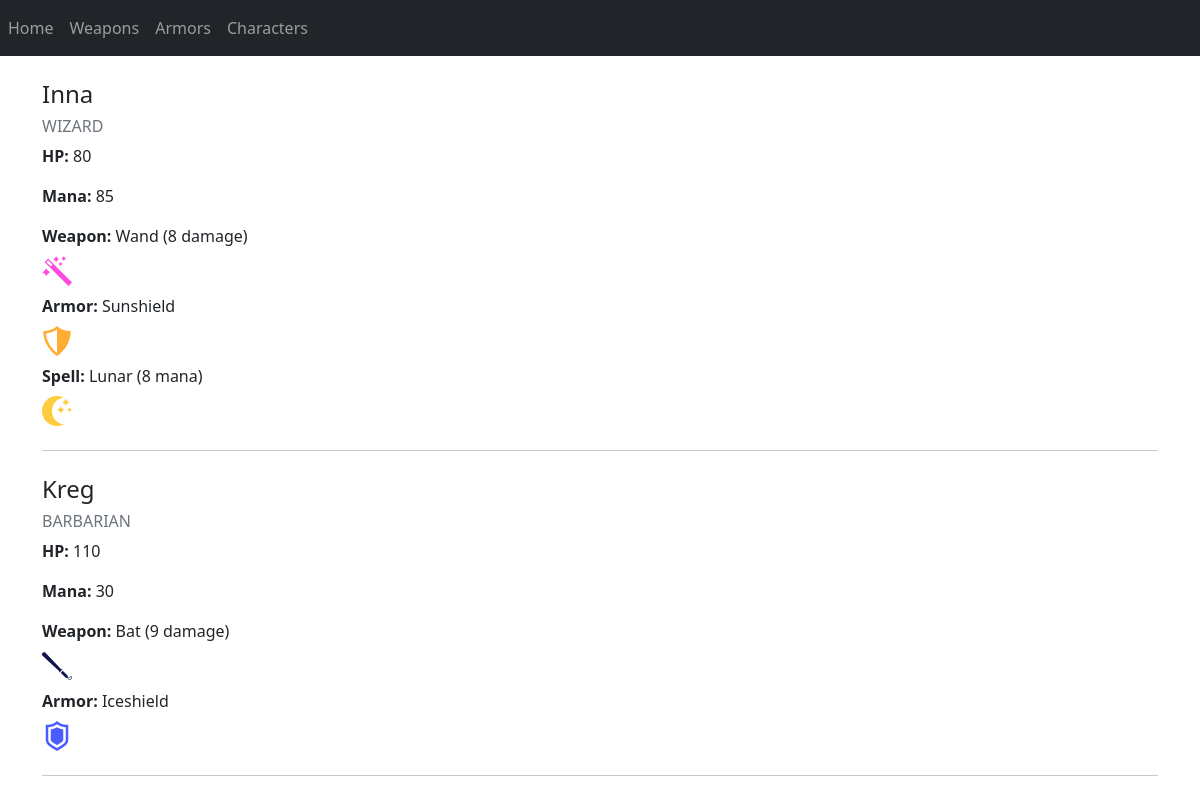
Screenshot of /game/ with the database file from the repository.
### game/models.py (models this page shows, shortened)
class Character(models.Model):
    name = models.CharField(max_length=200)
    hp = models.IntegerField()
    mana = models.IntegerField()
    type_character = models.ForeignKey(TypeCharacter, on_delete=models.CASCADE, default=1)
    weapon = models.ForeignKey(Weapon, on_delete=models.SET_NULL, null=True)
    armor = models.ForeignKey(Armor, on_delete=models.SET_NULL, null=True)
    spell = models.ForeignKey(Spell, on_delete=models.SET_NULL, blank=True, null=True)

class TypeCharacter(models.Model):
    name = models.CharField(max_length=200)
    description = models.TextField()
    icon_path = models.CharField(max_length=255)

class Weapon(models.Model):
    name = models.CharField(max_length=200)
    damage = models.IntegerField()
    icon_path = models.CharField(max_length=255)

class Armor(models.Model):
    name = models.CharField(max_length=200)
    defense = models.IntegerField()
    icon_path = models.CharField(max_length=255)

class Spell(models.Model):
    name = models.CharField(max_length=200)
    mana = models.IntegerField()
    damage = models.IntegerField()
    icon_path = models.CharField(max_length=255)

### game/views.py (the view)
# urls.py: path('', views.index, name='index'),
def index(request):
    characters = Character.objects.all()
    return render(request, 'index.html', {'characters': characters})

### game/templates/index.html
{% include 'layout/header.html' %}
<body>
    {% load static %}
    {% include 'layout/navbar.html' %}
    <div class="container">
        {% for character in characters %}
        <div class="my-4">
            <h4>{{character.name}}</h4>
            <h6 class="text-secondary">{{character.type_character.name|upper}}</h6>
            <p><strong>HP:</strong> {{character.hp}}</p>
            <p><strong>Mana:</strong> {{character.mana}}</p>
            <div class="my-2">
                <p class="mb-2"><strong>Weapon:</strong> {{character.weapon.name}} ({{character.weapon.damage}} damage)</p>
                <img src="{% static 'game/weapons/' %}{{character.weapon.icon_path}}" width="30" height="30">
            </div>
            <div class="my-2">
                <p class="mb-2"><strong>Armor:</strong> {{character.armor.name}}</p>
                <img src="{% static 'game/armors/' %}{{character.armor.icon_path}}" width="30" height="30">
            </div>
            {% if character.spell %}
            <div class="my-2">
                <p class="mb-2"><strong>Spell:</strong> {{character.spell.name}} ({{character.spell.mana}} mana)</p>
                <img src="{% static 'game/spells/' %}{{character.spell.icon_path}}" width="30" height="30">
            </div>
            {% endif %}
        </div>
        <hr/>
        {% endfor %}
    </div>
</body>
</html>

### game/templates/layout/header.html (shortened to what this page needs)
<!DOCTYPE html>
<html lang="en">
<head>
    <link rel="stylesheet" href="https://cdn.jsdelivr.net/npm/bootstrap@5.1.3/dist/css/bootstrap.min.css">
</head>

### game/templates/layout/navbar.html
<nav class="navbar navbar-expand-sm navbar-dark bg-dark">
    <ul class="navbar-nav">
        <li class="nav-item active">
            <a class="nav-link" href="{% url 'game:index' %}">Home</a>
        </li>
        <li class="nav-item">
            <a class="nav-link" href="{% url 'game:weapons-index' %}">Weapons</a>
        </li>
        <li class="nav-item">
            <a class="nav-link" href="{% url 'game:armors-index' %}">Armors</a>
        </li>
        <li class="nav-item">
            <a class="nav-link" href="{% url 'game:characters-index' %}">Characters</a>
        </li>
    </ul>
</nav>

### rows the page displays
Character: name "Inna", type_character.name "WIZARD", hp "80", mana "85", weapon.name "Wand", weapon.damage "8", weapon.icon_path (picture), armor.name "Sunshield", armor.icon_path (picture), spell.name "Lunar", spell.mana "8", spell.icon_path (picture)
Character: name "Kreg", type_character.name "BARBARIAN", hp "110", mana "30", weapon.name "Bat", weapon.damage "9", weapon.icon_path (picture), armor.name "Iceshield", armor.icon_path (picture)
